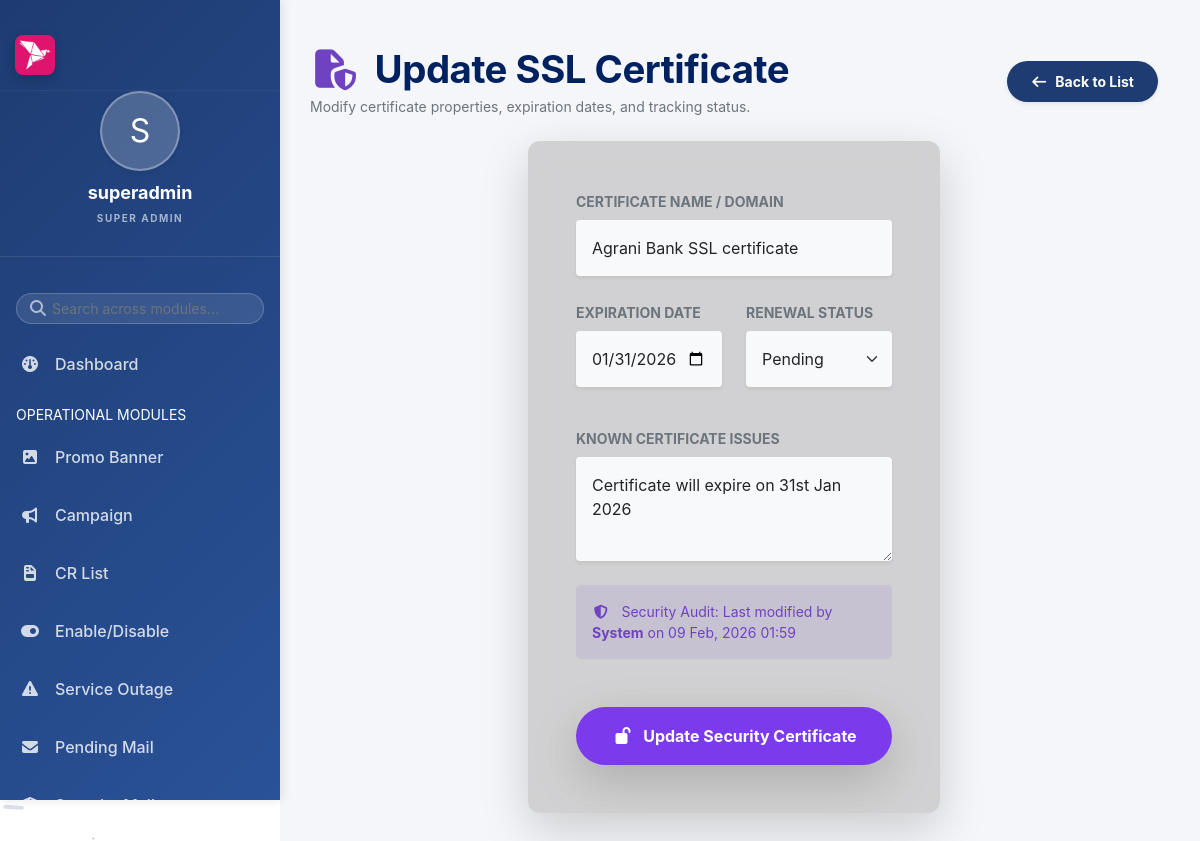
/main/modules/ssl/update.php?id=3 (signed in), run on the app's committed database.
### tables this page shows
CREATE TABLE `ssl_certificate` (
  `serial_no` int(11) NOT NULL,
  `certificate_name` varchar(254) NOT NULL,
  `expiration_date` date NOT NULL,
  `renewal_status` varchar(80) NOT NULL,
  `issues` varchar(254) NOT NULL,
  `edited_by` varchar(50) DEFAULT NULL,
  `edited_at` timestamp NULL DEFAULT NULL,
  `created_by` varchar(50) DEFAULT NULL,
  `created_at` timestamp NOT NULL DEFAULT current_timestamp()
);

### main/modules/ssl/update.php (the view, shortened to what this page needs)
<?php
require_once __DIR__ . '/../../../config/app.php'; include_once INCLUDES_PATH . '/auth_check.php';
if (isset($_GET['id'])) {
    $id = isset($_GET['id']) ? (int)$_GET['id'] : 0;
    $stmt_fetch = mysqli_prepare($conn, "SELECT * FROM ssl_certificate WHERE serial_no = ?");
    mysqli_stmt_bind_param($stmt_fetch, "i", $id);
    mysqli_stmt_execute($stmt_fetch);
    $result = mysqli_stmt_get_result($stmt_fetch);
    if ($result && mysqli_num_rows($result) == 1) {
        $row = mysqli_fetch_assoc($result);
    } else {
        echo "Record not found";
        exit;
    }
} else {
    echo "No ID provided";
    exit;
}
?>
<!DOCTYPE html>
<html lang="en">
<head>
    <link href="https://cdn.jsdelivr.net/npm/bootstrap@5.0.2/dist/css/bootstrap.min.css" rel="stylesheet">
    <link rel="stylesheet" href="https://cdnjs.cloudflare.com/ajax/libs/font-awesome/7.0.1/css/all.min.css">
    <link rel="stylesheet" href="<?= ASSETS_URL ?>/css/style.css">
</head>
<body>
    <div class="dashboard-container">
        <?php include INCLUDES_PATH . '/sidebar.php'; ?>
        <div class="main-content">
            <div class="container-fluid ps-0 mt-3">
                <div class="d-flex justify-content-between align-items-center mb-4">
                    <div>
                        <h1 class="view-header fw-bold mb-1"><i class="fa-solid fa-file-shield text-purple me-2"></i> Update SSL Certificate</h1>
                        <p class="text-muted small mb-0">Modify certificate properties, expiration dates, and tracking status.</p>
                    </div>
                    <a href="view.php" class="btn btn-primary btn-sm rounded-pill px-4 shadow-sm fw-bold">
                        <i class="fa-solid fa-arrow-left me-1"></i> Back to List
                    </a>
                </div>
                <div class="row justify-content-center">
                    <div class="col-md-8 col-lg-6">
                        <div class="glass-card p-5 shadow-lg border-0">
                            <form method="POST" action="">
                                <div class="mb-4">
                                    <label for="certificate_name" class="form-label small fw-bold text-muted text-uppercase">Certificate Name / Domain</label>
                                    <input type="text" class="form-control bg-light border-0 shadow-sm p-3" name="certificate_name" id="certificate_name"
                                        value="<?php echo htmlspecialchars($row['certificate_name']); ?>" required placeholder="e.g. *.example.com">
                                </div>
                                <div class="row g-4 mb-4">
                                    <div class="col-md-6">
                                        <label for="expiration_date" class="form-label small fw-bold text-muted text-uppercase">Expiration Date</label>
                                        <input type="date" class="form-control bg-light border-0 shadow-sm p-3" name="expiration_date" id="expiration_date"
                                            value="<?php echo $row['expiration_date']; ?>" required>
                                    </div>
                                    <div class="col-md-6">
                                        <label for="renewal_status" class="form-label small fw-bold text-muted text-uppercase">Renewal Status</label>
                                        <select class="form-select bg-light border-0 shadow-sm p-3" name="renewal_status" id="renewal_status" required>
                                            <option value="pending" <?php if ($row['renewal_status'] == 'pending') echo 'selected'; ?>>Pending</option>
                                        </select>
                                    </div>
                                </div>
                                <div class="mb-4">
                                    <label for="issues" class="form-label small fw-bold text-muted text-uppercase">Known Certificate Issues</label>
                                    <textarea class="form-control bg-light border-0 shadow-sm p-3" name="issues" id="issues" rows="3" placeholder="Describe any technical issues..."><?php echo htmlspecialchars($row['issues']); ?></textarea>
                                </div>
                                <div class="alert alert-primary border-0 rounded-3 small mb-4 bg-purple bg-opacity-10 text-purple">
                                    <i class="fa-solid fa-shield-halved me-2"></i> Security Audit: Last modified by <b><?php echo htmlspecialchars($row['edited_by'] ?? 'System'); ?></b> on <?php echo date('d M, Y H:i', strtotime($row['edited_at'] ?? $row['created_at'])); ?>
                                </div>
                                <div class="d-grid mt-5">
                                    <button type="submit" class="btn btn-purple py-3 fw-bold rounded-pill shadow-lg text-white" style="background: #7c3aed;">
                                        <i class="fa-solid fa-lock-open me-2"></i> Update Security Certificate
                                    </button>
                                </div>
                            </form>
                        </div>
                    </div>
                </div>
            </div>
        </div>
    </div>
</body>
</html>

### main/assets/css/style.css (style rules this page uses)
:root { --primary-blue: #1e3c72; --secondary-blue: #2a5298; --accent-pink: #d12053; --bg-light: #f4f6f9; --bg-dark: #121212; --glass-bg: rgba(255, 255, 255, 0.6); --glass-border: rgba(255, 255, 255, 0.3); --glass-bg-dark: rgba(30, 30, 30, 0.7); --glass-border-dark: rgba(255, 255, 255, 0.1); --text-main: #333; --text-muted: #666; --text-light: #fff; --card-shadow: 0 10px 30px rgba(0, 0, 0, 0.05); --card-shadow-hover: 0 15px 35px rgba(0, 0, 0, 0.1); --border-radius: 12px; --transition: all 0.3s cubic-bezier(0.4, 0, 0.2, 1); --bkash-pink: #df146e; --bkash-dark-pink: #d12053; --bkash-light-pink: #f48fb1; --bkash-shadow: 0 10px 25px -5px rgba(223, 20, 110, 0.3); --sidebar-logo-size: 40px; }
.bg-opacity-10 { --bs-bg-opacity: 0.1; }
.bg-purple { background-color: #6f42c1 !important; }
.bg-purple.bg-opacity-10 { background-color: rgba(111, 66, 193, 0.1) !important; }
.text-purple { color: #6f42c1 !important; }
body { background-color: transparent !important; transition: var(--transition); position: relative; min-height: 100vh; font-family: 'Inter', -apple-system, BlinkMacSystemFont, "Segoe UI", Roboto, Helvetica, Arial, sans-serif; }
.glass-card { background: rgba(186, 183, 183, 0.6); backdrop-filter: blur(15px); -webkit-backdrop-filter: blur(15px); border: 1px solid var(--glass-border); border-radius: var(--border-radius); box-shadow: var(--card-shadow); transition: var(--transition); }
a { text-decoration: none; color: #000; }
form input, form select, form textarea { border: 1px solid #ddd; border-radius: var(--border-radius); margin-bottom: 15px; padding: 12px 15px; transition: var(--transition); background: white; }
.btn-primary { background-color: var(--primary-blue); border: none; padding: 10px 25px; border-radius: 8px; font-weight: 600; }
.dashboard-container { display: flex; min-height: 100vh; width: 100%; }
.main-content { flex: 1; padding: 30px; margin-left: 280px; background-color: #f4f6f9; min-height: 100vh; transition: all 0.4s ease; width: calc(100% - 280px); }
.view-header { color: #002160ff; font-weight: 700; margin-bottom: 0; }
html, body { max-width: 100%; overflow-x: hidden; -webkit-font-smoothing: antialiased; -moz-osx-font-smoothing: grayscale; }
h1.view-header { font-size: clamp(1.6rem, 4vw, 2.4rem) !important; letter-spacing: -0.5px; }

### data on the page
ssl_certificate: certificate_name "Agrani Bank SSL certificate", expiration_date "01/31/2026", renewal_status "Pending", issues "Certificate will expire on 31st Jan 2026", edited_by "System", edited_at+created_at "09 Feb, 2026 01:59"

### other printed values
substr($user_name, 0, 1) "S"
$user_name "superadmin"
